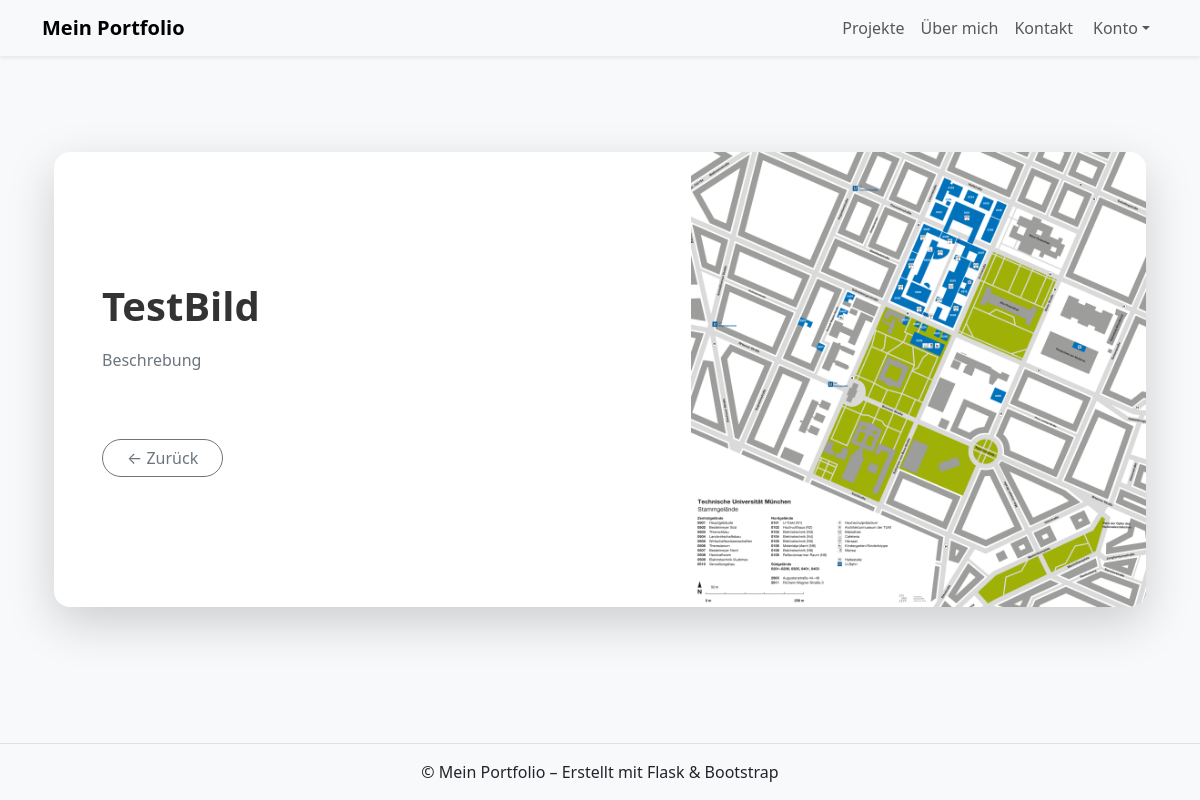
The page /projects/11 on the database its author committed.
### app/models/database_models.py (models this page shows)
class Project(db.Model):
    id = db.Column(db.Integer, primary_key=True)
    title = db.Column(db.String(120), nullable=False)
    description = db.Column(db.Text, nullable=False)
    tech_stack = db.Column(db.String(200))
    github_url = db.Column(db.String(200))
    live_url = db.Column(db.String(200))
    image = db.Column(db.String(200))
    created_at = db.Column(db.DateTime, default=datetime.utcnow)

### app/routes/projects.py (the view)
@projects.route("/<int:project_id>")
def project_detail(project_id):
    project = Project.query.get_or_404(project_id)
    return render_template("project_detail.html", project=project)

### app/templates/project_detail.html (shortened to what this page needs)
{% extends "base.html" %}
{% block content %}
<div class="container py-5">
  <div class="card shadow-lg border-0 rounded-4 overflow-hidden">
    <div class="row g-0">
      <div class="col-md-7 p-5 d-flex flex-column justify-content-center">
        <h1 class="fw-bold mb-3">{{ project.title }}</h1>
        {% if project.description %}
          <p class="mb-4 text-secondary" style="line-height:1.8;">{{ project.description }}</p>
        {% endif %}
        <div class="mt-4">
          <a href="{{ url_for('projects.projects_page') }}" class="btn btn-outline-secondary rounded-pill px-4">
            ← Zurück
          </a>
        </div>
      </div>
      <div class="col-md-5">
        {% if project.image %}
          <img src="{{ url_for('static', filename='uploads/' ~ project.image) }}"
               class="img-fluid rounded-end"
               alt="{{ project.title }}">
        {% else %}
          <div class="bg-light-subtle h-100 d-flex align-items-center justify-content-center text-muted"
               style="background-color: #f8f9fa;">
            <i class="bi bi-image fs-1"></i>
          </div>
        {% endif %}
      </div>
    </div>
  </div>
</div>
{% endblock %}

### app/static/css/style.css (style rules this page uses)
body { background-color: #f8f9fa; }
h1, h2 { color: #333; }
body { animation: fadeIn 0.8s ease-in; }

### rows shown on the page
Project: title "TestBild", description "Beschrebung", image (picture)
